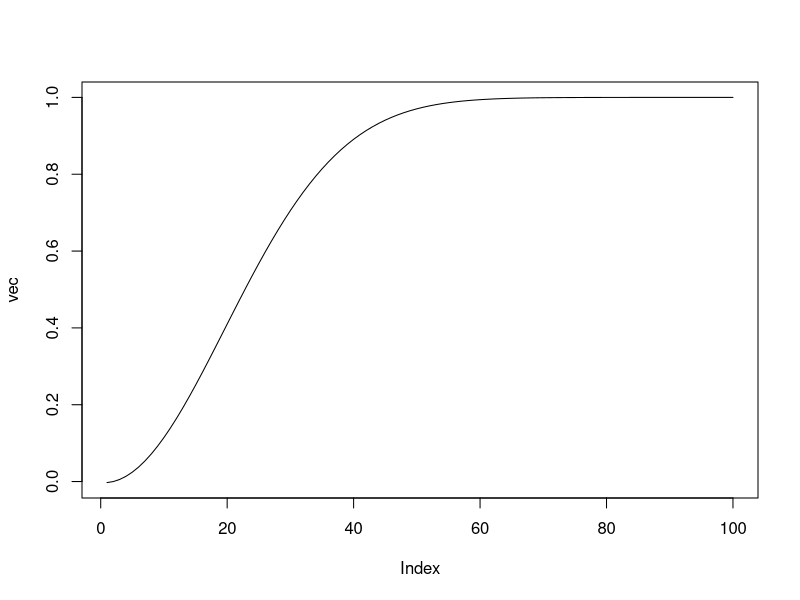

Generate this figure with R:
n <- 2
num_days <- 365

# Probability of Atleast having two same Birthdays = 1 - (no same birthday)

prob <- function(n) {
	if (n > 365) 1
	else {
		probability <- 1
		for (i in 0:n-1) {
			probability <- (probability * (num_days - i)) / 365
		}
		1 - probability
	}
}

vec <- c() 

for (i in 1:100) {
	vec <- append(vec, prob(i))
}

cat(which(vec > 0.5)[1])
plot(vec, type='l')

